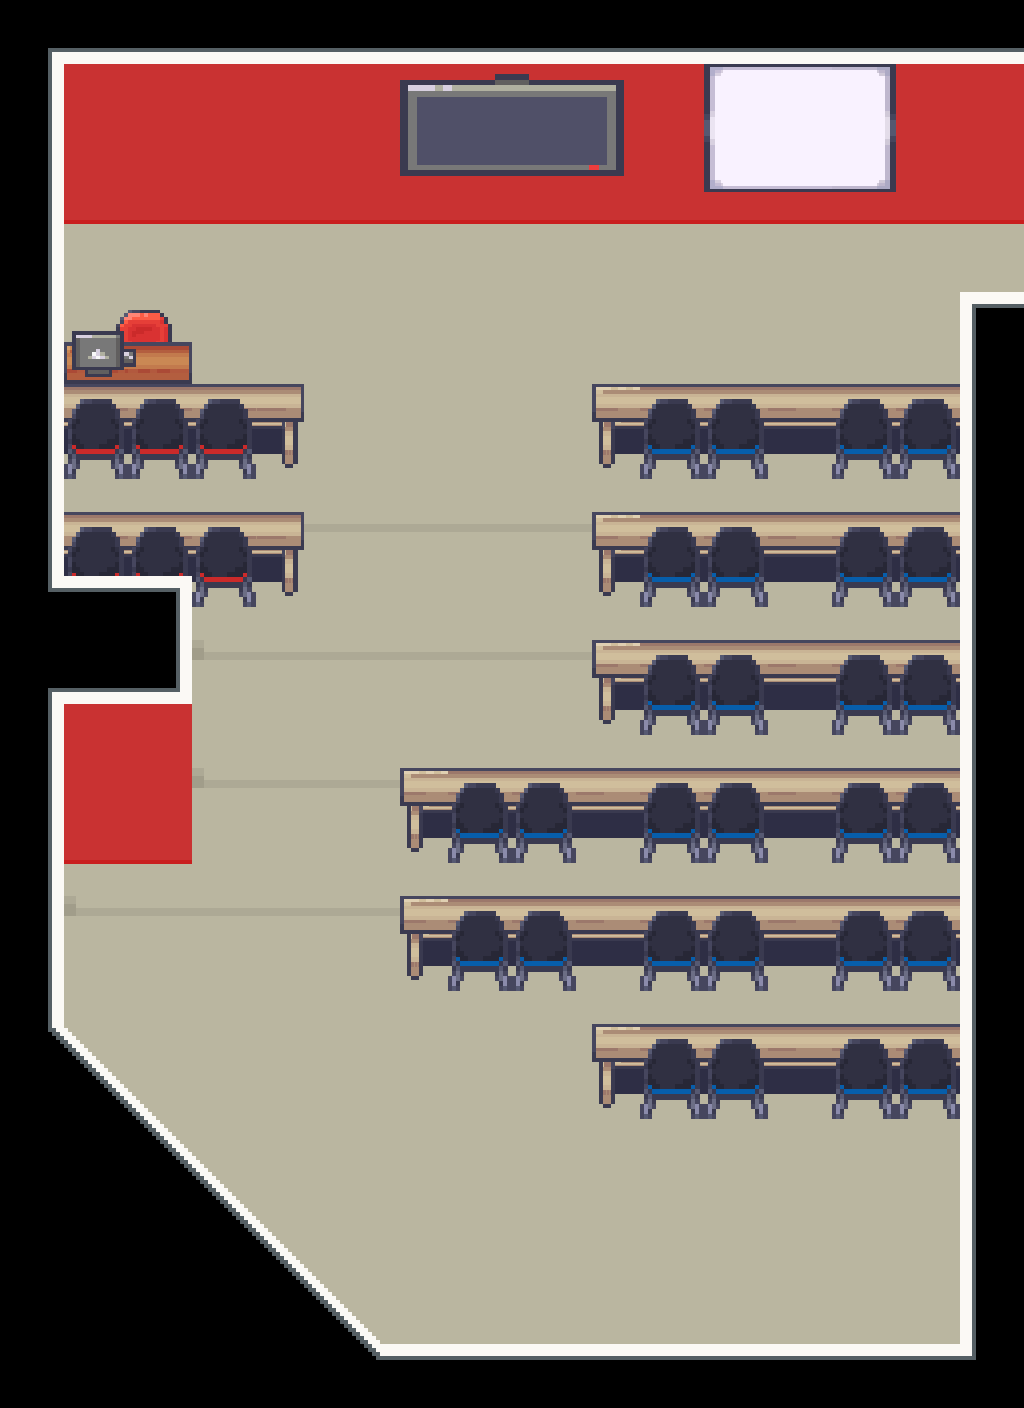

A 2D game scene composited from a Tiled map and its tileset images. What follows is a short description and the map's XML, with every tile layer's data as written:
An orthogonal 16x22 tile map with 64x64 px tiles, 2 tile layers (Floor, Furnishing), 3 tilesets and 21 objects (Player).

<map version="1.10" tiledversion="1.11.2" orientation="orthogonal" renderorder="right-down" width="16" height="22" tilewidth="64" tileheight="64" infinite="0" nextlayerid="6" nextobjectid="22">
 <properties>
  <property name="display_name" value="Computer Lab 2" />
  <property name="display_title" value="Main Building (R)" />
 </properties>
 <tileset firstgid="1" name="LCB_indoor" tilewidth="64" tileheight="64" tilecount="1550" columns="25">
  <image source="../../graphics/tilesets/indoor.png" width="1600" height="3968" />
 </tileset>
 <tileset firstgid="1551" name="LCB_furnishing" tilewidth="64" tileheight="64" tilecount="1007" columns="19">
  <image source="../../graphics/tilesets/furnishing.png" width="1216" height="3392" />
 </tileset>
 <tileset firstgid="2558" name="LCB_indoor" tilewidth="64" tileheight="64" tilecount="1550" columns="25">
  <image source="../../graphics/tilesets/indoor.png" width="1600" height="3968" />
 </tileset>
 <layer id="1" name="Floor" width="16" height="22">
  <data encoding="csv">
11,853,853,853,853,853,853,853,853,853,853,853,853,853,853,853,
901,878,878,878,878,878,878,878,878,878,878,878,878,878,878,878,
901,903,903,903,903,903,903,903,903,903,903,903,903,903,903,903,
901,928,928,928,928,928,928,928,928,928,928,928,928,928,928,928,
901,124,124,124,124,124,124,124,124,124,124,124,124,124,124,400,
901,124,124,124,124,124,124,124,124,124,124,124,124,124,124,905,
901,124,124,124,124,124,124,124,124,124,124,124,124,124,124,905,
901,124,124,124,124,124,124,124,124,124,124,124,124,124,124,905,
901,1003,1003,1003,1003,1003,1003,1003,1003,1003,1003,1003,1003,1003,1003,905,
36,978,88,124,124,124,124,124,124,124,124,124,124,124,124,905,
11,553,63,1002,1003,1003,1003,1003,1003,1003,1003,1003,1003,1003,124,905,
901,878,878,124,124,124,124,124,124,124,124,124,124,124,124,905,
901,903,903,1002,1003,1003,1003,1003,1003,1003,1003,1003,1003,1003,1003,905,
901,928,928,124,124,124,124,124,124,124,124,124,124,124,124,905,
901,1002,1003,1003,1003,1003,1003,1003,1003,1003,1003,1003,1003,1003,1003,905,
901,124,124,124,124,124,124,124,124,124,124,124,124,124,124,905,
106,976,124,124,124,124,124,124,124,124,124,124,124,124,124,940,
0,15,976,124,124,124,124,124,124,124,124,124,124,124,124,940,
0,0,15,976,124,124,124,124,124,124,124,124,124,124,124,940,
0,0,0,15,976,124,124,124,124,124,124,124,124,124,124,940,
0,0,0,0,15,976,124,124,124,124,124,124,124,124,124,940,
0,0,0,0,0,132,133,133,133,133,133,133,133,133,133,37
</data>
 </layer>
 <layer id="2" name="Furnishing" width="16" height="22">
  <data encoding="csv">
0,0,0,0,0,0,0,0,0,0,0,0,0,0,0,0,
0,0,0,0,0,0,1561,1562,1563,1564,0,1690,1691,1695,0,0,
0,0,0,0,0,0,1580,1581,1582,1583,0,1709,1710,1714,0,0,
0,0,0,0,0,0,0,0,0,0,0,0,0,0,0,0,
0,1843,1844,0,0,0,0,0,0,0,0,0,0,0,0,0,
0,1862,1863,0,0,0,0,0,0,0,0,0,0,0,0,0,
0,2156,2156,2156,2158,0,0,0,0,2154,2155,2155,2157,2155,2155,0,
0,2175,2175,2175,2177,0,0,0,0,2173,2174,2174,2176,2174,2174,0,
0,2156,2156,2156,2158,0,0,0,0,2154,2155,2155,2157,2155,2155,0,
0,0,0,2175,2177,0,0,0,0,2173,2174,2174,2176,2174,2174,0,
0,0,0,0,0,0,0,0,0,2154,2155,2155,2157,2155,2155,0,
0,0,0,0,0,0,0,0,0,2173,2174,2174,2176,2174,2174,0,
0,0,0,0,0,0,2154,2155,2155,2157,2155,2155,2157,2155,2155,0,
0,0,0,0,0,0,2173,2174,2174,2176,2174,2174,2176,2174,2174,0,
0,0,0,0,0,0,2154,2155,2155,2157,2155,2155,2157,2155,2155,0,
0,0,0,0,0,0,2173,2174,2174,2176,2174,2174,2176,2174,2174,0,
0,0,0,0,0,0,0,0,0,2154,2155,2155,2157,2155,2155,0,
0,0,0,0,0,0,0,0,0,2173,2174,2174,2176,2174,2174,0,
0,0,0,0,0,0,0,0,0,0,0,0,0,0,0,0,
0,0,0,0,0,0,0,0,0,0,0,0,0,0,0,0,
0,0,0,0,0,0,0,0,0,0,0,0,0,0,0,0,
0,0,0,0,0,0,0,0,0,0,0,0,0,0,0,0
</data>
 </layer>
 <objectgroup id="3" name="Entities">
  <object id="1" name="Player" x="896" y="256">
   <properties>
    <property name="direction" value="left" />
    <property name="pos" value="main_rooftop" />
   </properties>
   <point />
  </object>
 </objectgroup>
 <objectgroup id="4" name="Collisions">
  <object id="2" x="-60" y="-66" width="1216" height="224" />
  <object id="3" x="-129" y="63" width="193" height="1089" />
  <object id="4" x="960" y="269.5" width="129.5" height="1203" />
  <object id="5" x="191" y="1281" width="193" height="123" />
  <object id="6" x="128" y="1216" width="190" height="124" />
  <object id="7" x="62.667" y="1151.33" width="192.667" height="127.333" />
  <object id="8" x="0.667" y="1088" width="190.667" height="126" />
  <object id="9" x="-64.667" y="1023.33" width="192.667" height="127.333" />
  <object id="10" x="255.33" y="1299" width="768" height="206.333" />
  <object id="11" x="-64.667" y="527.333" width="256" height="268" />
  <object id="12" x="-0.5" y="479" width="305.5" height="74.8182" />
  <object id="13" x="-1.75" y="382.75" width="305.5" height="43.0455" />
  <object id="14" x="-1.75" y="277.75" width="191.5" height="104.5" />
  <object id="15" x="590.58" y="341.75" width="498.833" height="84" />
  <object id="16" x="590.58" y="479.75" width="498.833" height="74.1667" />
  <object id="17" x="590.58" y="607.75" width="498.833" height="74.3333" />
  <object id="18" x="400.58" y="738.083" width="687.417" height="71.1666" />
  <object id="19" x="398.58" y="864.083" width="689.833" height="73.8333" />
  <object id="20" x="576.58" y="992.08" width="512.833" height="73.5" />
 </objectgroup>
 <objectgroup id="5" name="Transition">
  <object id="21" x="976.33" y="191.667" width="8" height="99.6667">
   <properties>
    <property name="pos" value="main_rooftop_lab2" />
    <property name="target" value="main_rooftop" />
   </properties>
  </object>
 </objectgroup>
</map>
